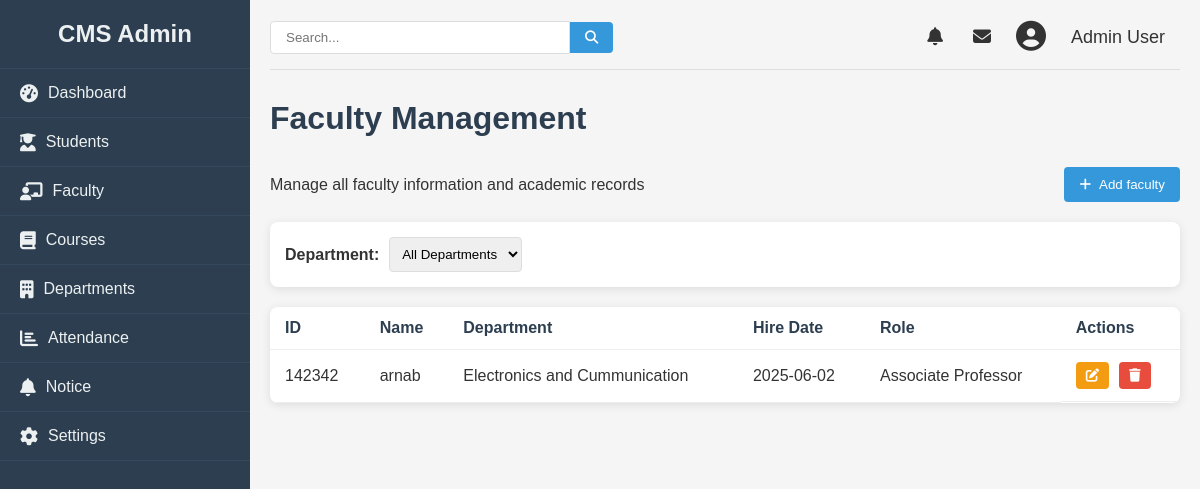
Screenshot of /admin/faculty (signed in) with the database file from the repository.
### college/model.py (models this page shows, shortened)
class Faculty(db.Model):
    id = db.Column(db.Integer, primary_key=True)
    name = db.Column(db.String(100), nullable=False)
    facultyid = db.Column(db.Integer, nullable=False)
    education = db.Column(db.String(100), nullable=False)
    email = db.Column(db.String(100), nullable=False)
    phone = db.Column(db.Integer, nullable=False)
    department = db.Column(db.Integer, nullable=False)
    role = db.Column(db.Integer, nullable=False)
    dob = db.Column(db.Date, nullable=False)
    doj = db.Column(db.Date, nullable=False)
    gender = db.Column(db.String, nullable=False)
    address = db.Column(db.String, nullable=False)

### college/admin/adminroute.py (the view)
@app.route("/admin/faculty", methods = ["GET", "POST"])
def faculty():
    logged = 'user_id' in session
    if logged:
        users = Faculty.query.all()
        return render_template("faculty.html", faculties= users)
    else:
        return redirect(url_for("login"))

### college/admin/templates/faculty.html (shortened to what this page needs)
{% from "macro/cmsnav.html" import cmsnav%}
{%extends "admbase.html"%}
{%block head%}
    <link rel="stylesheet" href="{{url_for('static', filename='css/styles.css')}}">
    <link rel="stylesheet" href="https://cdnjs.cloudflare.com/ajax/libs/font-awesome/6.4.0/css/all.min.css">
{%endblock%}
{%block content%}
    <div class="container" w-tid="21">
        {{cmsnav()}}
        <main class="main-content" w-tid="111">
            <header class="top-header" w-tid="113">
                <div class="search-box" w-tid="115">
                    <input type="text" placeholder="Search..." w-tid="117"/>
                    <button w-tid="119"><i class="fas fa-search" w-tid="121"></i></button>
                </div>
                <div class="user-profile" w-tid="123">
                    <span class="notification" w-tid="125"><i class="fas fa-bell" w-tid="127"></i></span>
                    <span class="message" w-tid="129"><i class="fas fa-envelope" w-tid="131"></i></span>
                    <div class="profile-img" w-tid="133">
                        <i class="fas fa-user-circle" w-tid="135"></i>
                    </div>
                    <span class="username" w-tid="137">Admin User</span>
                </div>
            </header>
            <div id="dashboard-page" class="content-section" w-tid="139">
                <div class="dashboard" w-tid="141">
                    <h1 w-tid="357">Faculty Management</h1>
                    <div class="students-header" w-tid="359">
                        <p w-tid="361">Manage all faculty information and academic records</p>
                        <button class="add-student-btn" w-tid="363">
                            <a style="text-decoration: none; color:white;" href="/admin/addfaculty" >
                            <i class="fas fa-plus" w-tid="365"></i>
                             Add faculty
                            </a>
                        </button>
                    </div>
                    <div class="student-filters" w-tid="639">
                        <div class="filter-group" w-tid="641">
                            <label w-tid="643">Department:</label>
                            <select w-tid="373">
                            <option w-tid="375">All Departments</option>
                        </select>
                        </div>
                    </div>
                    <div class="students-table" w-tid="673">
                        <table w-tid="675">
                            <thead w-tid="677">
                                <tr w-tid="679">
                                    <th w-tid="681">ID</th>
                                    <th w-tid="683">Name</th>
                                    <th w-tid="685">Department</th>
                                    <th w-tid="689">Hire Date</th>
                                    <th w-tid="691">Role</th>
                                    <th w-tid="693">Actions</th>
                                </tr>
                            </thead>
                            <tbody w-tid="695">
                                {%for faculty in faculties%}
                                <tr w-tid="697">
                                    <td w-tid="699">{{faculty.facultyid}}</td>
                                    <td w-tid="701">{{faculty.name}}</td>
                                    <td w-tid="703">{{faculty.department}}</td>
                                    <td w-tid="707">{{faculty.doj}}</td>
                                    <td w-tid="709">{{faculty.role}}</td>
                                    <td class="action-cell" w-tid="711">
                                        <button class="action-btn edit-btn" w-tid="717">
                                            <a href="/admin/update/faculty/{{faculty.id}}">
                                            <i class="fas fa-edit" w-tid="467"></i>
                                        </a>
                                        <button class="action-btn delete-btn" w-tid="721">
                                            <a href="/admin/faculty/delete/{{faculty.id}}"><i class="fas fa-trash" w-tid="723"></i></a>
                                        </button>
                                    </td>
                                </tr>
                                {%endfor%}
                            </tbody>
                        </table>
                    </div>
                </div>
            </div>
        </main>
    </div>
    {%endblock%}

### college/static/css/styles.css (style rules this page uses)
* { margin: 0; padding: 0; box-sizing: border-box; }
body { font-family: Arial, sans-serif; background-color: #f5f5f5; color: #333; }
a { text-decoration: none; color:inherit; }
.container { display: flex; min-height: 100vh; }
.main-content { flex: 1; padding: 20px; }
.top-header { display: flex; justify-content: space-between; align-items: center; margin-bottom: 30px; padding-bottom: 15px; border-bottom: 1px solid #ddd; }
.search-box { display: flex; align-items: center; }
.search-box input { padding: 8px 15px; border: 1px solid #ddd; border-radius: 4px 0 0 4px; width: 300px; }
.search-box button { background: #3498db; color: white; border: none; padding: 8px 15px; border-radius: 0 4px 4px 0; cursor: pointer; }
.user-profile { display: flex; align-items: center; }
.user-profile span { margin: 0 15px; font-size: 18px; cursor: pointer; }
.profile-img { font-size: 30px; margin: 0 10px; }
.dashboard h1 { margin-bottom: 30px; color: #2c3e50; }
table { width: 100%; border-collapse: collapse; }
th, td { padding: 12px 15px; text-align: left; border-bottom: 1px solid #eee; }
th { font-weight: bold; color: #2c3e50; }
.content-section { display: none; }
#dashboard-page { display: block; }
.students-header { display: flex; justify-content: space-between; align-items: center; margin-bottom: 20px; }
.add-student-btn { background-color: #3498db; color: white; border: none; padding: 10px 15px; border-radius: 4px; cursor: pointer; display: flex; align-items: center; }
.add-student-btn i { margin-right: 5px; }
.student-filters { display: flex; justify-content: space-between; margin-bottom: 20px; background: white; padding: 15px; border-radius: 8px; box-shadow: 0 2px 10px rgba(0, 0, 0, 0.1); }
.filter-group { display: flex; align-items: center; }
.filter-group label { margin-right: 10px; font-weight: bold; }
.filter-group select { padding: 8px; border-radius: 4px; border: 1px solid #ddd; }
.students-table { background: white; border-radius: 8px; box-shadow: 0 2px 10px rgba(0, 0, 0, 0.1); overflow: hidden; }
.action-cell { display: flex; gap: 10px; }
.action-btn { padding: 6px 10px; border-radius: 4px; cursor: pointer; border: none; color: white; }
.edit-btn { background-color: #f39c12; }
.delete-btn { background-color: #e74c3c; }

### rows the page displays
Faculty: facultyid "142342", name "arnab", department "Electronics and Cummunication", doj "2025-06-02", role "Associate Professor"
